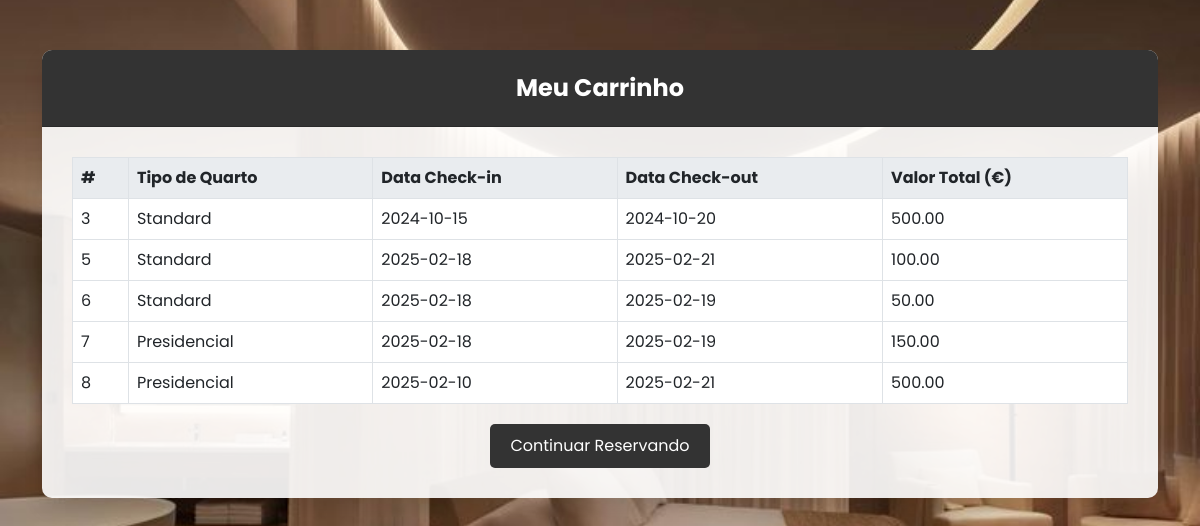
/carrinho.php (signed in), run on the app's committed database.
### tables this page shows
CREATE TABLE `reservas` (
  `id_reserva` int(11) NOT NULL,
  `id_utilizador` int(11) NOT NULL,
  `id_quarto` int(11) NOT NULL,
  `data_checkin` date NOT NULL,
  `data_checkout` date NOT NULL,
  `status_reserva` enum('pendente','confirmada','cancelada') DEFAULT 'pendente',
  `valor_total` decimal(10,2) NOT NULL
);

CREATE TABLE `quartos` (
  `id_quarto` int(11) NOT NULL,
  `numero_quarto` int(11) NOT NULL,
  `tipo_quarto` varchar(50) NOT NULL,
  `descricao` varchar(255) DEFAULT NULL,
  `preco_diaria` decimal(10,2) NOT NULL,
  `status` enum('disponivel','reservado') NOT NULL DEFAULT 'disponivel'
);

### carrinho.php (the view, shortened to what this page needs)
<?php
$host = 'localhost';
$db = 'hotelpap';
$user = 'root';
$pass = "";
try {
    $pdo = new PDO("mysql:host=$host;dbname=$db", $user, $pass);
    $pdo->setAttribute(PDO::ATTR_ERRMODE, PDO::ERRMODE_EXCEPTION);
} catch (PDOException $e) {
    echo "Erro na conexão: " . $e->getMessage();
    exit();
}
$id_cliente = $_SESSION['id_cliente'];
$sqlReservas = "SELECT reservas.id_reserva, quartos.tipo_quarto, reservas.data_checkin, reservas.data_checkout, reservas.valor_total
                FROM reservas
                JOIN quartos ON reservas.id_quarto = quartos.id_quarto
                WHERE reservas.id_utilizador = :id_cliente";
$stmtReservas = $pdo->prepare($sqlReservas);
$stmtReservas->execute(['id_cliente' => $id_cliente]);
$reservas = $stmtReservas->fetchAll(PDO::FETCH_ASSOC);
?>
<!DOCTYPE html>
<html lang="pt">
<head>
    <link href="https://cdn.jsdelivr.net/npm/bootstrap@5.3.0/dist/css/bootstrap.min.css" rel="stylesheet">
    <link rel="stylesheet" href="https://cdnjs.cloudflare.com/ajax/libs/font-awesome/6.0.0/css/all.min.css">
</head>
<body>
    <div class="container">
        <div class="card">
            <div class="card-header">
                Meu Carrinho
            </div>
            <div class="card-body">
                <?php if (empty($reservas)): ?>
                    <div class="alert alert-info text-center">Você não tem reservas no momento.</div>
                <?php else: ?>
                    <table class="table table-bordered table-hover">
                        <thead>
                            <tr>
                                <th>#</th>
                                <th>Tipo de Quarto</th>
                                <th>Data Check-in</th>
                                <th>Data Check-out</th>
                                <th>Valor Total (€)</th>
                            </tr>
                        </thead>
                        <tbody>
                            <?php foreach ($reservas as $reserva): ?>
                                <tr>
                                    <td><?php echo htmlspecialchars($reserva['id_reserva']); ?></td>
                                    <td><?php echo htmlspecialchars($reserva['tipo_quarto']); ?></td>
                                    <td><?php echo htmlspecialchars($reserva['data_checkin']); ?></td>
                                    <td><?php echo htmlspecialchars($reserva['data_checkout']); ?></td>
                                    <td><?php echo htmlspecialchars($reserva['valor_total']); ?></td>
                                </tr>
                            <?php endforeach; ?>
                        </tbody>
                    </table>
                <?php endif; ?>
                <div class="text-center">
                    <a href="index.php" class="btn">Continuar Reservando</a>
                </div>
            </div>
        </div>
    </div>
</body>
</html>

### carrinho.php (style rules this page uses)
body { font-family: 'Poppins', sans-serif; background: url('hotel.jpg') no-repeat center center fixed; background-size: cover; color: #333; }
.container { margin-top: 50px; margin-bottom: 50px; }
.card { border: none; border-radius: 10px; box-shadow: 0 10px 20px rgba(0, 0, 0, 0.1); overflow: hidden; background-color: rgba(255, 255, 255, 0.9); }
.card-header { background-color: #333; color: #fff; font-size: 1.5rem; font-weight: 700; text-align: center; padding: 20px; }
.card-body { padding: 30px; }
.table { margin-bottom: 0; }
.table thead th { border-top: none; background-color: #e9ecef; }
.table tbody tr { transition: all 0.3s ease; }
.btn { background-color: #333; border: none; color: #fff; padding: 10px 20px; font-size: 1rem; border-radius: 5px; transition: all 0.3s ease; }
.text-center a { display: inline-block; margin-top: 20px; }

### data on the page
reservas: id_reserva "3", id_quarto.tipo_quarto "Standard", data_checkin "2024-10-15", data_checkout "2024-10-20", valor_total "500.00"
reservas: id_reserva "5", id_quarto.tipo_quarto "Standard", data_checkin "2025-02-18", data_checkout "2025-02-21", valor_total "100.00"
reservas: id_reserva "6", id_quarto.tipo_quarto "Standard", data_checkin "2025-02-18", data_checkout "2025-02-19", valor_total "50.00"
reservas: id_reserva "7", id_quarto.tipo_quarto "Presidencial", data_checkin "2025-02-18", data_checkout "2025-02-19", valor_total "150.00"
reservas: id_reserva "8", id_quarto.tipo_quarto "Presidencial", data_checkin "2025-02-10", data_checkout "2025-02-21", valor_total "500.00"
